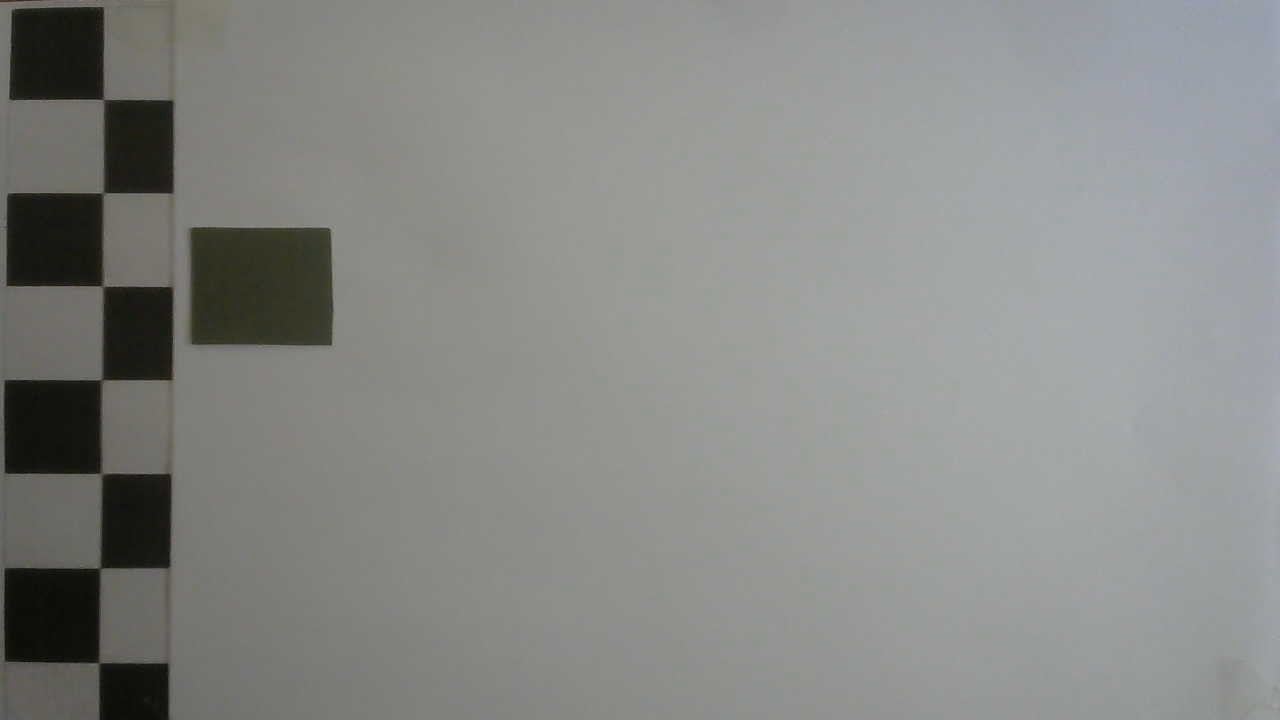
#> input picture image6/11.jpg, 1280 x 720 px
$ python color.py
#> lines starting #> are read from the running program, lines starting #| are printed output that depends on the picture; after the words box and inside, x2 and y2 are one past the last pixel; in counts of white or black regions, pixels touching at a corner belong together
#!!usr/bin/env python3
#Raspberry pi 3, Strecth
#Date: 19th February, 2019.
import numpy as np
import cv2

# define the lower and upper boundaries of the colors in the HSV color space
lower = {'red':(0,80,80),
         'green':(35,21,62),
         'blue':(97,100,117),
         'yellow':(23,59,119),
         'orange':(10,100,20)
         }

upper = {'red':(20,255,255),
         'green':(55,255,255),
         'blue':(117,255,255),
         'yellow':(43,255,255),
         'orange':(30,255,255)
         }

# define standard colors for circle around the object
colors = {'red':(0,0,255),
          'green':(0,255,0),
          'blue':(255,0,0),
          'yellow':(0,255,217),
          'orange':(0,140,255)
          }

font = cv2.FONT_HERSHEY_SIMPLEX

# grab the current frame
frame = cv2.imread('image6/11.jpg')
#> frame is the input picture: shape (720, 1280, 3); mean B, G, R 134.7, 137.3, 135.6

blurred = cv2.GaussianBlur(frame,(11,11),0)
hsv = cv2.cvtColor(blurred,cv2.COLOR_BGR2HSV)
#> hsv: shape (720, 1280, 3); mean H, S, V 51.1, 13.6, 138.2
#for each color in dictionary check object in frame
for key, value in upper.items():
    kernel = np.ones((9,9),np.uint8)
    mask = cv2.inRange(hsv,lower[key],upper[key])
    mask = cv2.morphologyEx(mask,cv2.MORPH_OPEN,kernel)
    mask = cv2.morphologyEx(mask,cv2.MORPH_CLOSE,kernel)

    #Calculate percentage of pixel colors
    output = cv2.countNonZero(mask)
    res = np.divide(float(output),mask.shape[0]*int(mask.shape[1] / 128))
    percent_colors = np.multiply((res),400) / 10000
    percent=(np.round(percent_colors*100,2))

    cnts = cv2.findContours(mask.copy(),cv2.RETR_LIST,cv2.CHAIN_APPROX_SIMPLE)[-2]
    center = None

    if len(cnts) > 0:
        c = max(cnts, key=cv2.contourArea)
        ((x,y), radius) = cv2.minEnclosingCircle(c)
        M = cv2.moments(c)
        center = (int(M["m10"] / M["m00"]),int(M["m01"] / M["m00"]))

        if radius > 50:
            cv2.circle(frame,(int(x),int(y)),int(radius),colors[key],2)
            cv2.putText(frame,
                        str(percent) + '% ' +key,
                        (int(x-radius),int(y-radius)),
                        font,
                        0.6,
                        colors[key],
                        2)
#> this loop made 5 passes
#> pass 2, `mask = cv2.inRange(hsv,lower[key],upper[key])`:
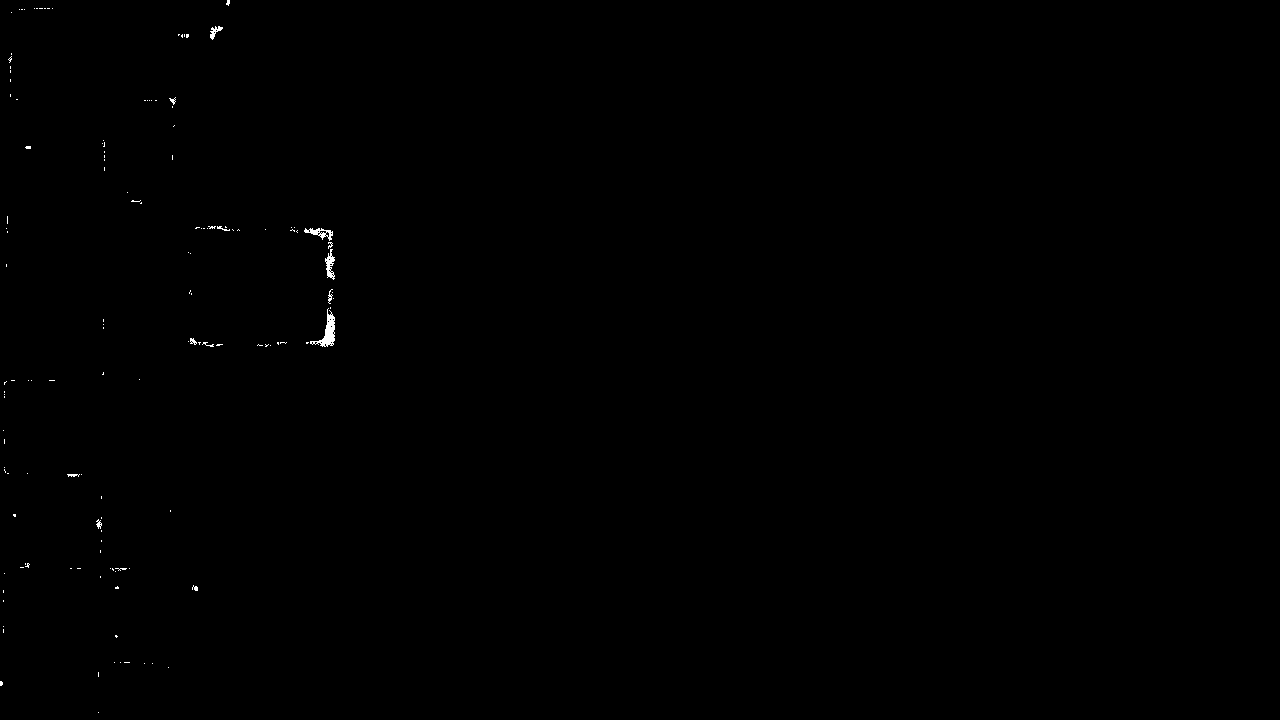
#> mask: shape (720, 1280); 0.15% white; 141 white regions (129 under 20 px), largest, box (x1, y1, x2, y2) and area: (310, 308, 335, 347) 337, (304, 228, 333, 241) 156, (325, 249, 335, 280) 155
cv2.imwrite('Colors.jpg', frame)
cv2.imshow("Frame",frame)
key = cv2.waitKey(0)
#> (key Esc is pressed here)


# camera.release()
# cv2.destroyAllWindows()

$ run again, with image6/00.jpg copied over image6/11.jpg
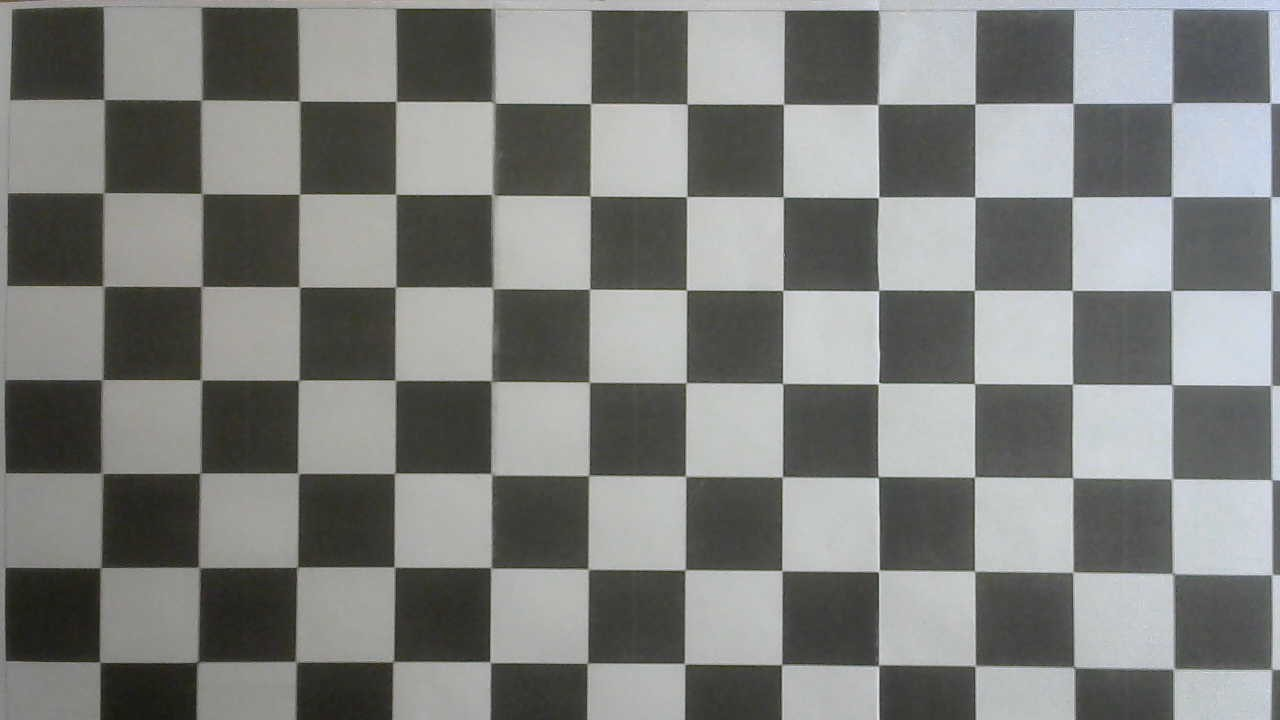
#> input picture image6/00.jpg, 1280 x 720 px
#> frame is the input picture: shape (720, 1280, 3); mean B, G, R 125.3, 127.8, 126.2
#> hsv: shape (720, 1280, 3); mean H, S, V 48.7, 14.2, 128.9
#> the loop `for key, value in upper.items():` made 5 passes
#> pass 2, `mask = cv2.inRange(hsv,lower[key],upper[key])`:
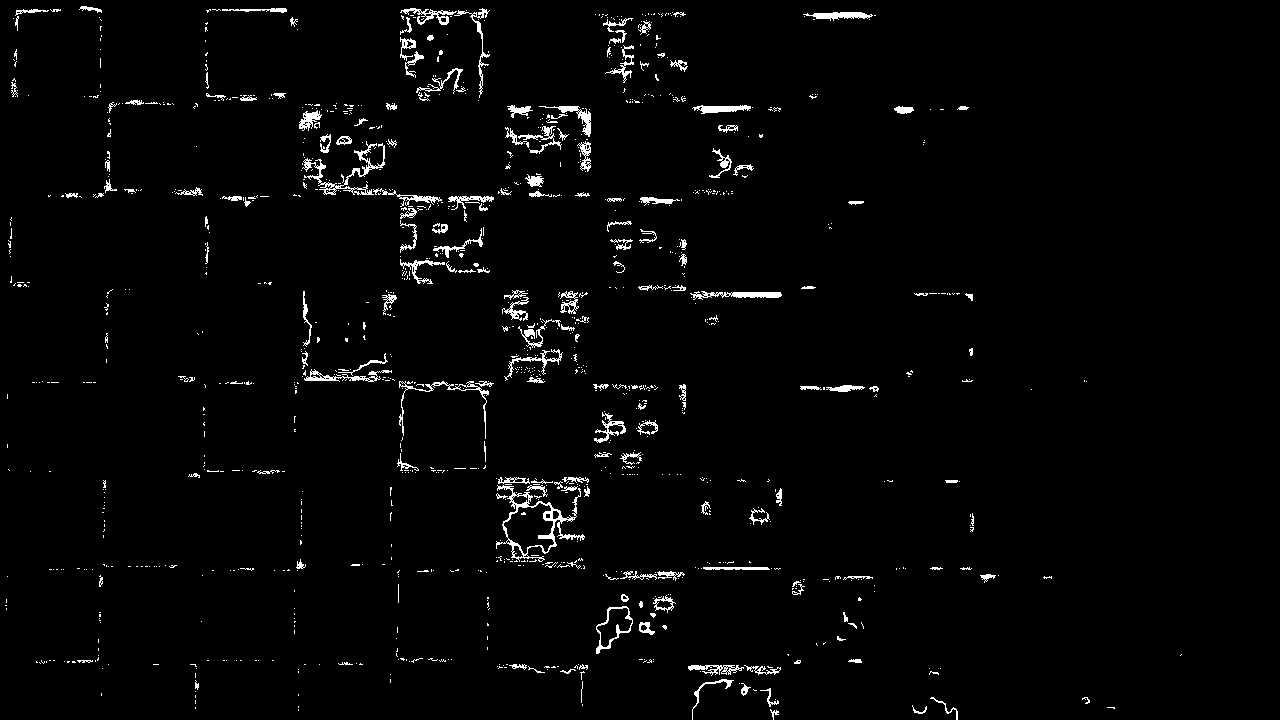
#> mask: shape (720, 1280); 2.3% white in thin lines or dots
